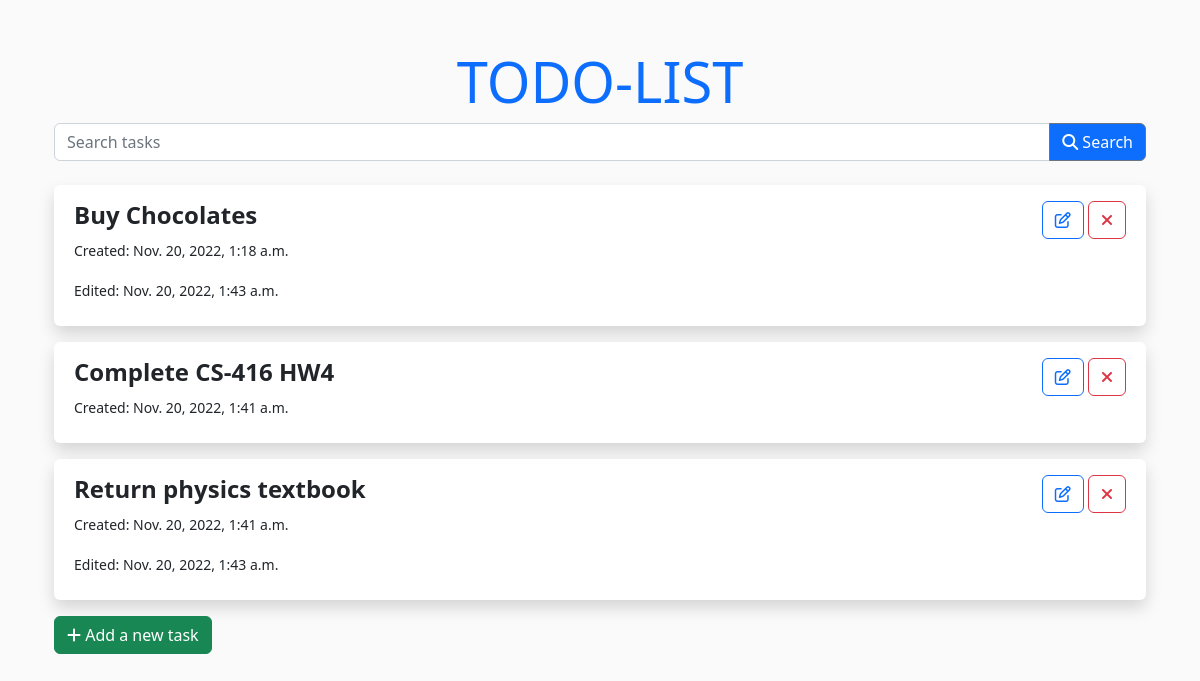
The app's page /, older data.
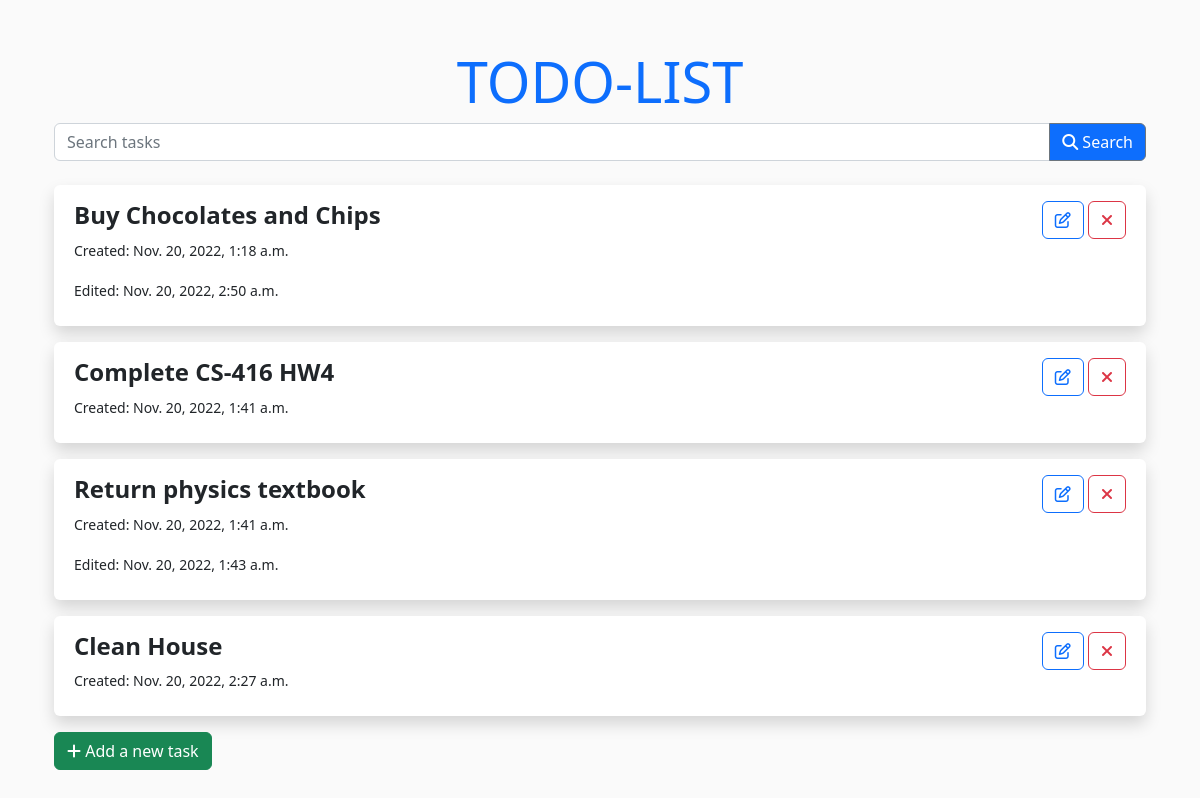
The same page, newer data.
### TodoList/models.py (models this page shows)
class Todo(models.Model):
    task_name = models.CharField(max_length=200)
    created_at = models.DateTimeField(auto_now_add=True)
    updated_at = models.DateTimeField(auto_now=True, blank=True)

### TodoList/views.py (the view)
# urls.py: path('', views.index, name="show_tasks"),
def index(request):
    tasks = Todo.objects.all()
    context = {'tasks': tasks}
    return render(request, 'TodoList/index.html', context)

### templates/TodoList/index.html (shortened to what this page needs)
{% extends 'TodoList/base.html' %}
{% block body %}
    <div class="container">
        <a href="{% url 'show_tasks' %}" class="text-decoration-none"> <h1 class="display-4">TODO-LIST</h1> </a>
        <form action="{% url 'search_task' %}" method="get">
            <div class="input-group mb-4">
                <form action="" method="get">
                    <input type="text" class="form-control" placeholder="Search tasks" name="search-term" aria-label="task" aria-describedby="button-addon2">
                    <button class="btn btn-outline-secondary btn-primary text-white" type="submit" id="button-addon2">
                        <i class="fa-sharp fa-solid fa-magnifying-glass"></i> Search
                    </button>
                </form>
            </div>
        </form>
        {% for task in tasks %}
            <div class="row justify-content-center bg-white rounded shadow mx-auto my-3 pt-3 pb-2 px-2">
                <div class="col-12 col-md-8 text-start">
                    <h1 class="fw-bold fs-4">{{ task.task_name }}</h1>
                    <p><small>Created: {{ task.created_at }}</small></p>
                    {% if task.updated_at > task.created_at %}
                        <p><small>Edited: {{ task.updated_at }}</small></p>
                    {% endif %}
                </div>
                <div class="col-12 col-md-4 text-md-end text-start">
                    <a class="btn btn-outline-primary" href="{% url 'update_task' task.id %}"> <i class="fa-regular fa-pen-to-square"></i> </a>
                    <a class="btn btn-outline-danger" href="{% url 'delete_task' task.id %}"> <i class="fa-solid fa-xmark"></i> </a>
                </div>
            </div>
        {% empty %}
            <h3 class="text-start">No items found with your search term, or there is no todo added yet.</h3>
        {% endfor %}
    </div>
    <div class="container text-start my-3">
        <a class="btn btn-success text-start" href="{% url 'add_task' %}" role="button"> <i class="fa-sharp fa-solid fa-plus"></i> Add a new task</a>
    </div>
{% endblock %}

Row changes from the older to the newer data that the page shows:
changed Todo: task_name "Buy Chocolates" → "Buy Chocolates and Chips"; updated_at "Nov. 20, 2022, 1:43 a.m." → "Nov. 20, 2022, 2:50 a.m."
added Todo: task_name "Clean House", created_at "Nov. 20, 2022, 2:27 a.m."
